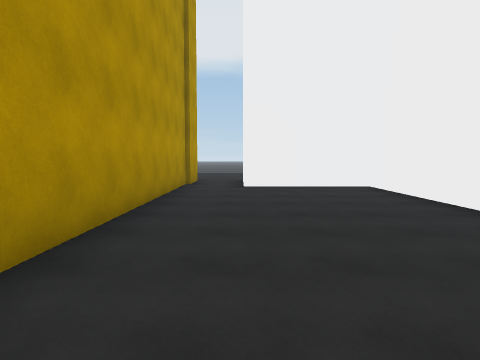
view 1 (above)

12 first-person views from a walk through a 3-D level made in the Unity game engine. The camera is 1.5 m above the floor, tilts 4° down and sees 75° across. The floor is counted in squares, 2 m on a side. Each view is taken from the middle of a square. On the plan, view 1 faces up. The plan holds only what a view shows up to about 10 squares ahead; the rest is blank. The place goes on beyond the plan.

view 2
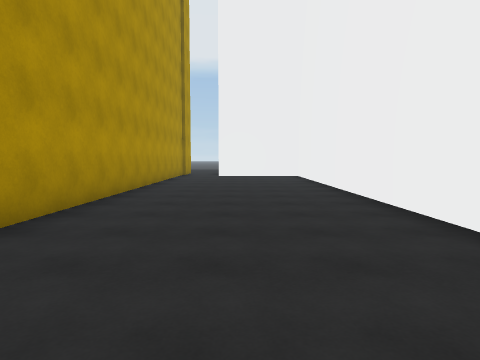

view 3
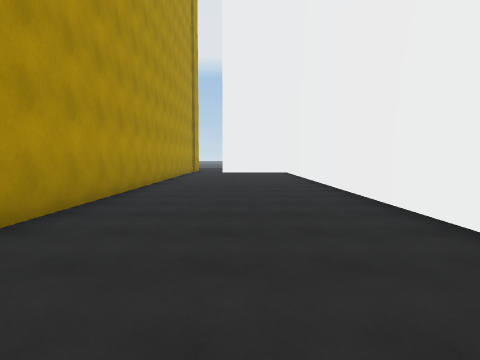

view 4
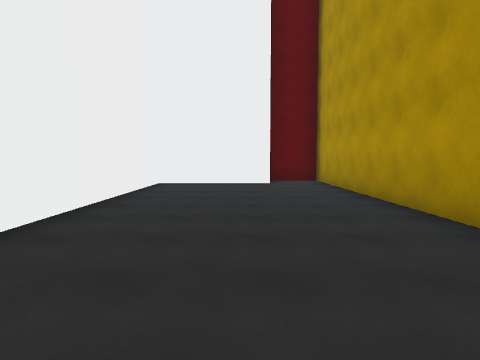

view 5
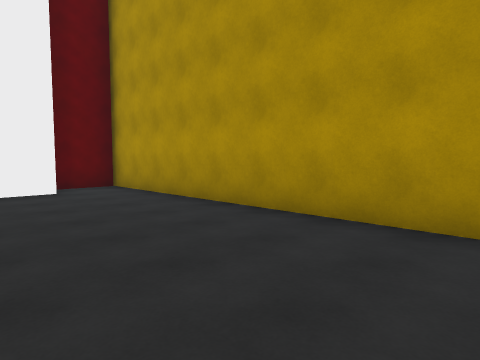

view 6
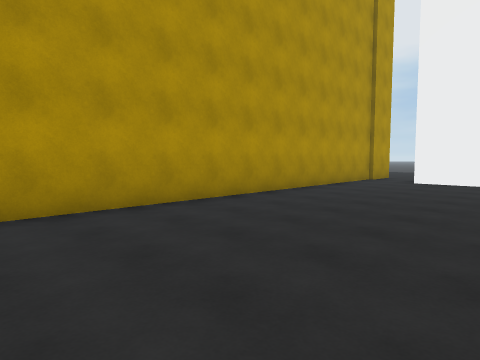

view 7
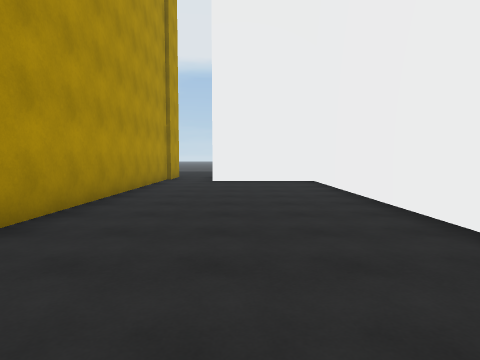

view 8
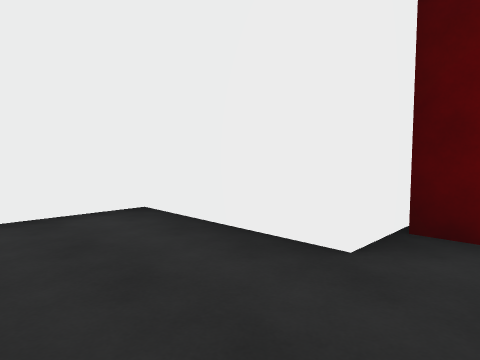

view 9
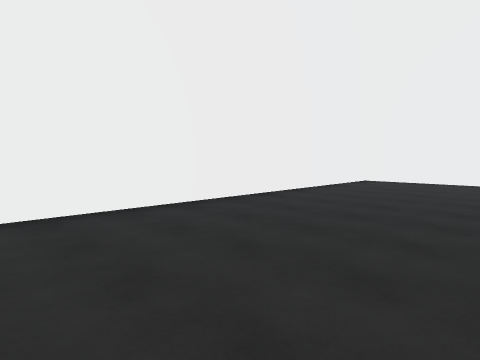

view 10
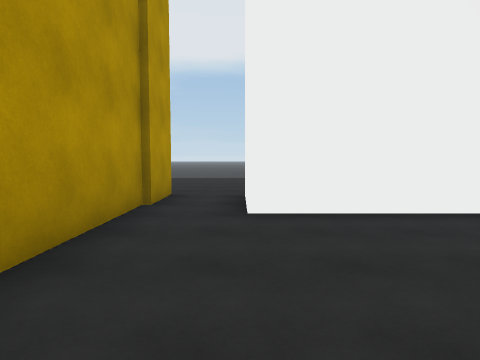

view 11
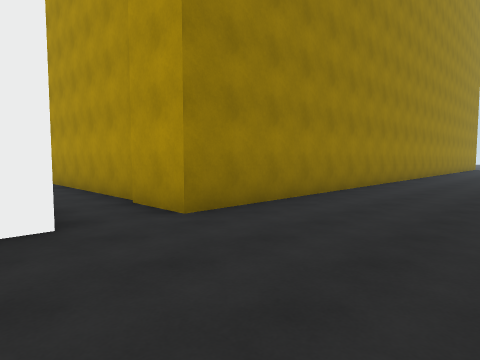

view 12
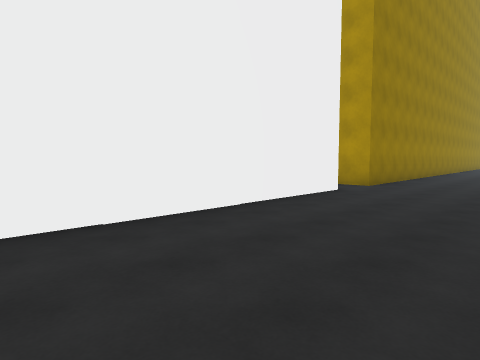

### Floor plan
Points are (right, up) in squares from view 1. A wall is a line through its corners. A room is listed if a view was taken in it or the views show most of it. See-through windows are left out.
Room 1 (views 1, 2, 3, 4, 5, 6, 7, 8, 9, 10)
walls: (-1.6, 8.4) (-1.6, -10.3) (0, -10.3); (0.1, -10.9) (0.1, -9.4) (3.4, -9.4) (3.4, 8.2) (0.1, 8.2)
ways out: opening at (-1, 9.5) to room 2
Room 2 (views 11, 12)
walls: (-9.8, 10.4) (-1.6, 10.4) (-1.6, 8.4); (0.1, 8.2) (0.1, 10.4) (6.6, 10.4)
ways out: opening at (-1, 9.5) to room 1

Where each view was taken, in squares from view 1:
view 1: 0 up, 0 right, facing up
view 2: 5 down, 1 right, facing up
view 3: 8 down, 1 right, facing up
view 4: 0 up, 1 right, facing down
view 5: 2 down, 2 right, facing down-left
view 6: 2 down, 3 right, facing up-left
view 7: 2 down, 1 right, facing up
view 8: 7 down, 1 left, facing down-right
view 9: 1 up, 1 left, facing down-right
view 10: 4 up, 0 right, facing up
view 11: 14 up, 1 right, facing down-left
view 12: 14 up, 7 right, facing down-left
